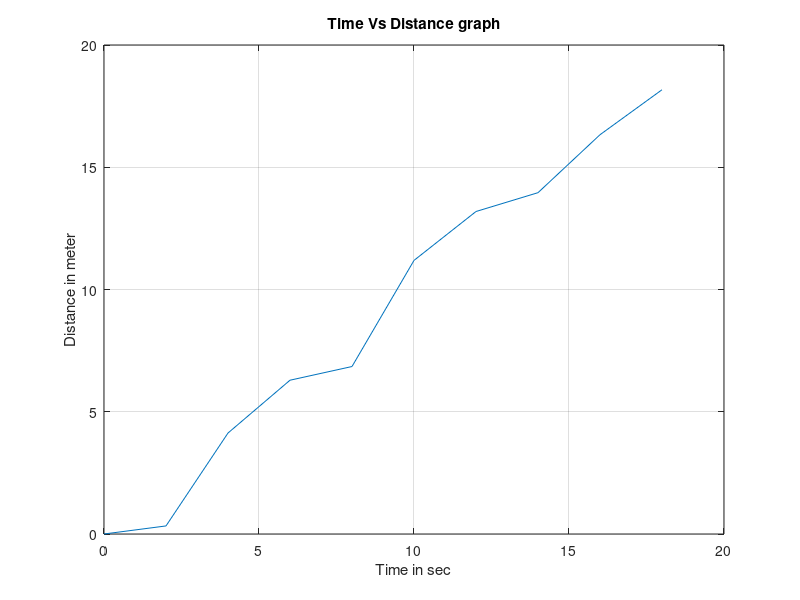

Source code (MATLAB):
time= [0:2:18];
distance= [0, 0.33, 4.13, 6.29, 6.85, 11.19, 13.19, 13.96, 16.33, 18.17];
plot (time,distance)
xlabel ('Time in sec')
ylabel ('Distance in meter')
title ('Time Vs Distance graph')
grid on